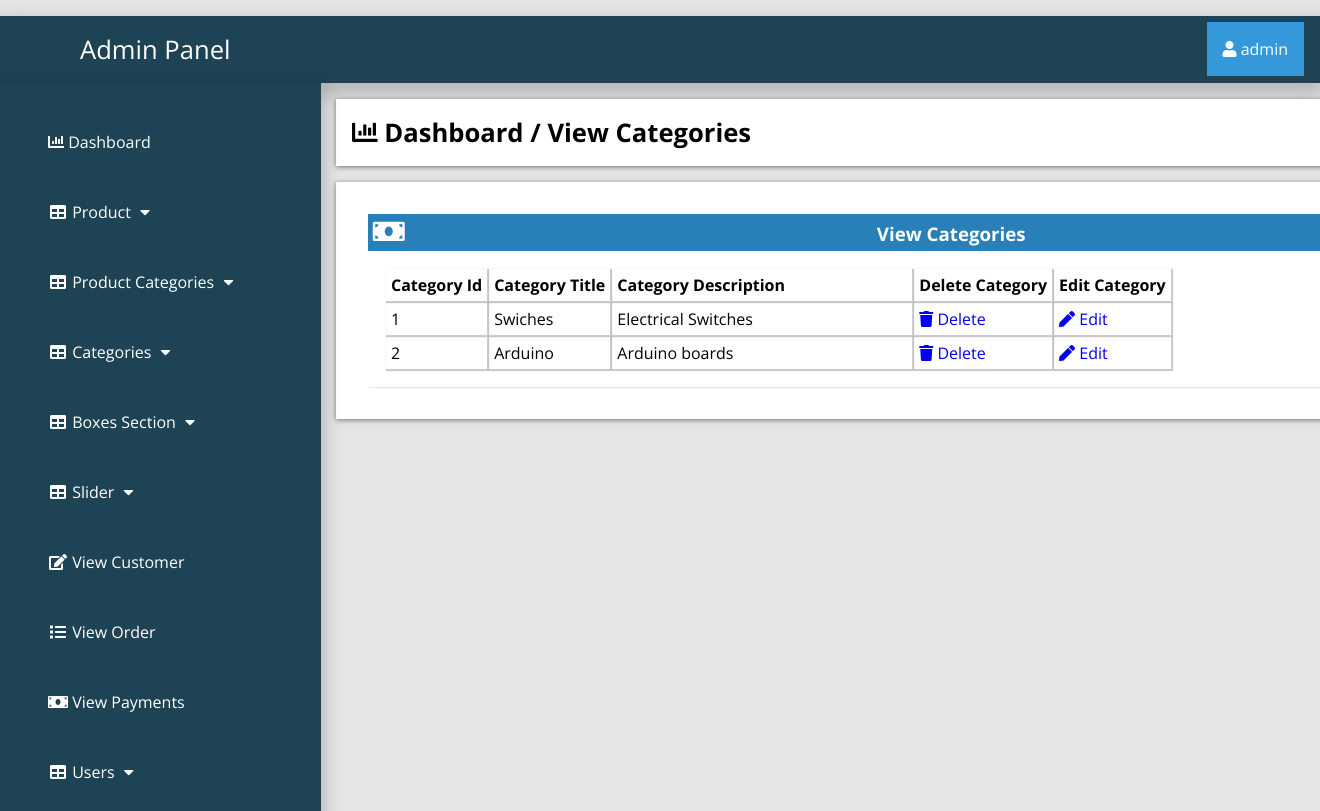
/admin_area/index.php?view_categories (signed in), run on the app's committed database.
### tables this page shows
CREATE TABLE `categories` (
  `cat_id` int(100) NOT NULL,
  `cat_title` text NOT NULL,
  `cat_desc` text NOT NULL
);

### admin_area/view_cat.php (the view)
<?php
if (!isset($_SESSION['admin_email'])){
  echo "<script>window.open('login.php','_self')</script>";
  }else{
?>
<div class="row">
	<div class="col-lg-12">
		<div class="breadcrump">
			<li class="active">
				<i class="fa fa-bar-chart"></i>
				Dashboard / View Categories
			</li>
		</div>
	</div>
</div>
<div class="row">
	<div class="col-lg-12">
		<div class="panel panel-default">
			<div class="panel-heading">
				<h3 class="panel-title">
					<i class="fa fa-money fa-fw"></i>
					View Categories
				</h3>
			</div>
			<div class="panel-body">
				<div class="table-responsive">
					<table class="table table-bordered table-hover table-striped">
							<thead>
								<tr>
									<th>Category Id</th>
									<th>Category Title</th>
									<th>Category Description</th>
									<th>Delete Category</th>
									<th>Edit Category</th>
								</tr>
							</thead>
							<tbody>
								<?php
								$i=0;
								$get_cats="select * from categories";
								$run_cats=mysqli_query($con,$get_cats);
								while ($row_cats=mysqli_fetch_array($run_cats)) {
									$cat_id=$row_cats['cat_id'];
									$cat_title=$row_cats['cat_title'];
									$cat_desc=$row_cats['cat_desc'];
									$i++;
								  ?>
                                <tr>
                                	<td><?php echo $i; ?></td>
                                	<td><?php echo $cat_title; ?></td>
                                	<td width="300"><?php echo $cat_desc; ?></td>
                                	<td>
                                		<a href="index.php?delete_cat=<?php echo $cat_id; ?>">
                                			<i class="fa fa-trash"></i> Delete
                                		</a>
                                	</td>
                                      <td>
                                      	<a href="index.php?edit_cat=<?php echo $cat_id; ?>">
                                      		<i class="fa fa-pen"></i> Edit
                                      	</a>
                                      </td>
                                </tr>
                                 <?php } ?>
							</tbody>
						</table>
					</div>
				</div>
				</div>
				</div>
<?php } ?>

### admin_area/includes/sidebar.php (shortened to what this page needs)
<?php
if (!isset($_SESSION['admin_email'])){
  echo "<script>window.open('login.php','_self')</script>";
  }else{
?>
<nav class="navbar navbar-inverse navbar-fixed-top" >
	<div class="navbar-header">
		<a href="index.php?dashboard" class="navbar-brand"><span>Admin Panel</span></a>
	</div>
		<div class="dropdown">
		 <button onclick="myFunction()" class="dropbtn"><i class="fa fa-user"></i> <?php echo $admin_name; ?></a></button>
		</div>
	<div class="collapse navbar-collapse navbar-ex1-collapse">
	<ul class="nav navbar-nav side-nav">
  <li>
    <a href="index.php?dashboard"><i class="fa fa-bar-chart"></i> Dashboard</a>
  </li>
  <li class="button-dropdown" id="#products">
    <a href="#" class="dropdown-toggle" data-toggle="collapse" data-target="#products"><i class="fa fa-fw fa-table"></i> Product <i class="fa fa-fw fa-caret-down"></i></a>
  </li>
  <li class="button-dropdown" id="#products_cat">
    <a href="#" class="dropdown-toggle" data-toggle="collapse" data-target="#products_cat"><i class="fa fa-fw fa-table"></i> Product Categories <i class="fa fa-fw fa-caret-down"></i></a>
  </li>
  <li class="button-dropdown" id="#category">
    <a href="#" class="dropdown-toggle" data-toggle="collapse" data-target="#category"><i class="fa fa-fw fa-table"></i> Categories <i class="fa fa-fw fa-caret-down"></i></a>
  </li>
<li class="button-dropdown" >
  <a href="#" class="dropdown-toggle" data-toggle="collapse" data-target="#boxes">
    <i class="fa fa-fw fa-table"></i> Boxes Section <i class="fa fa-fw fa-caret-down"></i>
  </a>
</li>
  <li class="button-dropdown">
    <a href="#" class="dropdown-toggle" data-toggle="collapse" data-target="#slider"><i class="fa fa-fw fa-table"></i>  Slider <i class="fa fa-fw fa-caret-down"></i></a>
  </li>
  <li>
  	<a href="index.php?view_customer">
  		<i class="fa fa-fw fa-edit"></i> View Customer
  	</a>
  </li>
  <li>
  	<a href="index.php?view_order">
  		<i class="fa fa-fw fa-list"></i> View Order
  	</a>
  </li>
  <li>
  	<a href="index.php?view_payments">
  		<i class="fa fa-fw fa-money"></i> View Payments
  	</a>
  </li>
  <li class="button-dropdown">
    <a href="#" class="dropdown-toggle" data-toggle="collapse" data-target="#users"><i class="fa fa-fw fa-table"></i>  Users <i class="fa fa-fw fa-caret-down"></i></a>
  </li>
</ul>
</div>
</nav>
<?php } ?>

### admin_area/css/style.css (style rules this page uses)
:root { --blue:#2980b9; }
body { margin-top: ; }
* { font-family: 'Open Sans', sans-serif; margin:0; padding:0; box-sizing: border-box; text-decoration: none; transition: all .2s cubic-bezier(.37,1.14,.26,1.24); }
html { background-color: rgba(0,0,0,.1); }
.navbar-fixed-top { background:#1d4354; padding: 1rem; margin-top: 1rem; box-shadow: 0px 8px 16px 4px rgba(0,0,0,0.2); margin-left: ; margin-right: ; }
.navbar-fixed-top a span { margin-left: 4rem; }
.navbar-fixed-top .navbar-brand { font-size: 1.6rem; color: #ffffff; }
.dropbtn { background-color: #3498DB; color: white; padding: 16px; font-size: 16px; border: none; cursor: pointer; }
.dropdown { position: relative; display: inline-block; float: right; margin-top: -2.8rem; }
.nav { position: absolute; top: 51px; margin-top: 32px; width: auto; height: 110%; border-radius: 0; display: block; background-color: #1d4354; bottom: 0; overflow: hidden; padding-bottom: 40px; box-shadow: 0px 8px 16px 4px rgba(0,0,0,0.2); margin-left: -1rem; }
.nav>li>a { width: 225px; display: block; color: #ffffff; margin: 3rem; }
.row { width: 81.2%; background-color: #ffffff; margin: auto; margin-left: 21rem; margin-top: 1rem; padding: 1rem; display: ; }
.panel { text-align: left; box-shadow: 1px 1px 1px 0px rgba(0.1,0.1,0.1,0.1); margin: 1rem; background-color: #ffffff; padding: rem; }
.panel-heading .panel-title { background-color: #2980b9; color: #ffffff; padding: .3rem; }
.table-responsive .table-striped th { padding: 5px; box-shadow: 1px 1px 1px 1px rgba(0.1,0.1,0.1,0.2); }
.table-responsive .table-striped tbody td { box-shadow: 1px 1px 1px 1px rgba(0.1,0.1,0.1,0.2); padding:5px; }
.breadcrump .active { font-weight: bold; font-size: 1.6rem; }
.row { list-style: none; box-shadow: 0 1px 5px rgba(0, 0, 0, 0.5); }
.row .fa-money { font-size: 1.6rem; width: 50%; text-align: left; }
.panel-body { display: flex; align-items: center; justify-content: left; padding: 1rem; flex-wrap: wrap; }

### data on the page
categories: cat_title "Swiches", cat_desc "Electrical Switches"
categories: cat_title "Arduino", cat_desc "Arduino boards"

### other printed values
$admin_name "admin"
